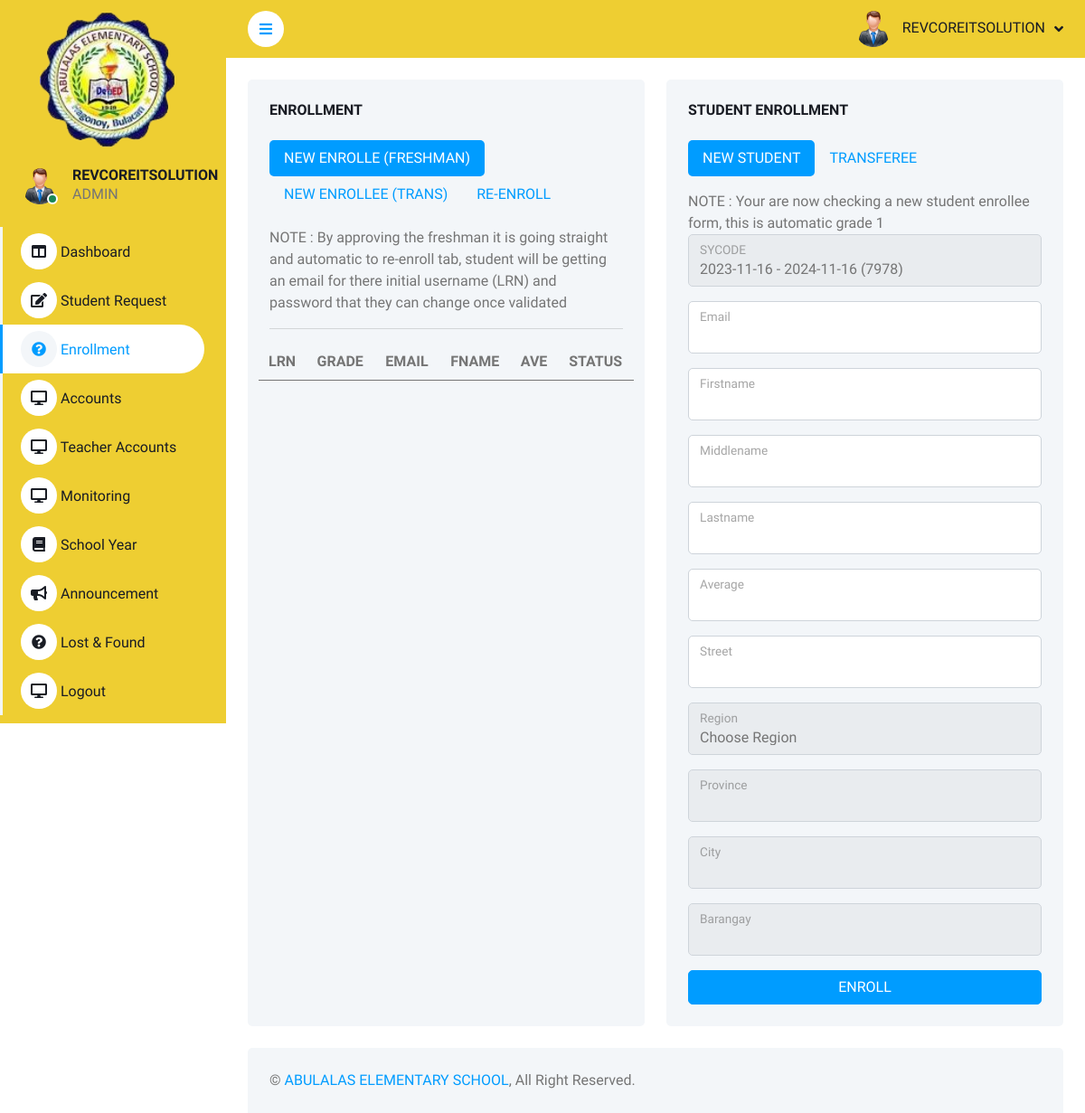
The app's page /home.php?view=enrollment (signed in) with its own data.
### tables this page shows
CREATE TABLE `tbl_user_information` (
  `user_id` int(11) NOT NULL,
  `uid` varchar(250) NOT NULL,
  `email` varchar(50) NOT NULL,
  `password` varchar(250) NOT NULL,
  `designation` int(50) NOT NULL,
  `code` int(50) NOT NULL,
  `status` varchar(50) NOT NULL
);

CREATE TABLE `tbl_user_designation` (
  `did` int(11) NOT NULL,
  `role` varchar(50) NOT NULL
);

### route/admin-enrollment.php (the view, shortened to what the rows shown need)
<div class="container-fluid pt-4 px-4">
                <div class="row g-4">
                    <div class="col-sm-12 col-xl-6">
                        <div class="bg-light rounded h-100 p-4">
                            <div class="tab-content" id="pills-tabContent">
                                <div class="tab-pane fade show active" id="pills-freshman" role="tabpanel" aria-labelledby="pills-freshman-tab">
                                              <div class="col-sm-12 col-sm-offset-2">
                                                <div class="row">
                                                    <table id="myFreshTable" class="table table-striped" style="text-align:center;">
                                                        <thead>
                                                            <tr>
                                                                <th scope="col">LRN</th>
                                                                <th scope="col">GRADE</th>
                                                                <th scope="col">EMAIL</th>
                                                                <th scope="col">FNAME</th>
                                                                <th scope="col">AVE</th>
                                                                <th scope="col">STATUS</th>
                                                            </tr>
                                                        </thead>
                                                    </table>
                                                </div>
                                              </div>
                                </div>
                            </div>
                        </div>
                    </div>
                </div>
            </div>

### home.php (shortened to what the rows shown need)
<?php include('connection/MainController.php'); ?>
<!DOCTYPE html>
<html lang="en">
<head>
    <link href="https://cdnjs.cloudflare.com/ajax/libs/font-awesome/5.10.0/css/all.min.css" rel="stylesheet">
    <link href="https://cdn.jsdelivr.net/npm/bootstrap-icons@1.4.1/font/bootstrap-icons.css" rel="stylesheet">
    <link href="lib/owlcarousel/assets/owl.carousel.min.css" rel="stylesheet">
    <link href="lib/tempusdominus/css/tempusdominus-bootstrap-4.min.css" rel="stylesheet" />
    <link href="css/bootstrap.min.css" rel="stylesheet">
    <link href="css/style.css" rel="stylesheet">
    <link rel="stylesheet" type="text/css" href="datatable/datatable/dataTable.bootstrap.min.css">
    <link rel="stylesheet" href="https://unpkg.com/ag-grid-community/dist/styles/ag-grid.css">
    <link rel="stylesheet" href="https://unpkg.com/ag-grid-community/dist/styles/ag-theme-alpine.css">
</head>
<body>
    <div class="container-fluid position-relative bg-white d-flex p-0">
        <div class="sidebar pe-4 pb-3" style="background-color:#eece32;">
            <nav class="navbar navbar-light" style="background-color:#eece32;">
                <div class="d-flex align-items-center ms-4 mb-4">
                    <div class="ms-3">
                        <h6 class="mb-0"><?php echo strtoupper($filteredEmail); ?></h6>
                        <span><?php echo strtoupper($userSession[0]['role']); ?></span>
                    </div>
                </div>
            </nav>
        </div>
        <div class="content">
            <nav class="navbar navbar-expand navbar-light sticky-top px-4 py-0" style="background-color:#eece32;">
                <div class="navbar-nav align-items-center ms-auto">
                    <div class="nav-item dropdown">
                        <a href="#" class="nav-link dropdown-toggle" data-bs-toggle="dropdown">
                            <img class="rounded-circle me-lg-2" src="img/user.png" alt="" style="width: 40px; height: 40px;">
                            <span class="d-none d-lg-inline-flex"><?php echo strtoupper($filteredEmail); ?></span>
                        </a>
                    </div>
                </div>
            </nav>
            <?php if(($userSession[0]['designation'])  == 1) { ?>
            <?php if(!empty($_GET['view'])){ ?>
            <?php if($_GET['view'] == 'home') { ?>
            <?php include('route/admin-home.php'); ?>
            <?php } else if($_GET['view'] == 'request') { ?>
            <?php include('route/admin-studentrequest.php'); ?>
            <?php } else if($_GET['view'] == 'request_history') { ?>
            <?php include('route/admin-request_history.php'); ?>
            <?php } else if($_GET['view'] == 'enrollment') { ?>
            <?php include('route/admin-enrollment.php'); ?>
            <?php } else if($_GET['view'] == 'student-accounts') { ?>
            <?php include('route/admin-student-accounts.php'); ?>
            <?php } else if($_GET['view'] == 'teacher-accounts') { ?>
            <?php include('route/admin-teacher-accounts.php'); ?>
            <?php } else if($_GET['view'] == 'monitoring') { ?>
            <?php include('route/admin-monitoring.php'); ?>
            <?php } else if($_GET['view'] == 'schoolyear') { ?>
            <?php include('route/admin-schoolyear.php'); ?>
            <?php } else if($_GET['view'] == 'school_year_detail') { ?>
            <?php include('route/admin-schoolyear-details.php'); ?>
            <?php } else if($_GET['view'] == 'announcement') { ?>
            <?php include('route/admin-announcement.php'); ?>
            <?php } else if($_GET['view'] == 'lost') { ?>
            <?php include('route/admin-lost.php'); ?>
            <?php }  else { ?>
            <?php }  ?>
            <?php } else { ?>
            <?php include('route/admin-home.php'); ?>
            <?php } ?>
            <?php }else if(($userSession[0]['designation']) == 3) { ?>
            <?php if(!empty($_GET['view'])){ ?>
            <?php if($_GET['view'] == 'home') { ?>
            <?php include('route/student-home.php'); ?>
            <?php } else if($_GET['view'] == 'request') { ?>
            <?php include('route/student-request.php'); ?>
            <?php } else if($_GET['view'] == 'request_history') { ?>
            <?php include('route/student-request_history.php'); ?>
            <?php } else if($_GET['view'] == 'myclass') { ?>
            <?php include('route/student-class.php'); ?>
            <?php } else if($_GET['view'] == 'monitoring') { ?>
            <?php include('route/student-monitoring.php'); ?>
            <?php } else { ?>
            <?php } ?>
            <?php }  else { ?>
            <?php include('route/student-home.php'); ?>
            <?php }  ?>
            <?php } ?>
        </div>
    </div>
</body>
</html>

### records on screen
tbl_user_information: email "REVCOREITSOLUTION", tbl_user_designation.role "ADMIN"

### other values on screen
form field sycode "2023-11-16 - 2024-11-16 (7978)"
